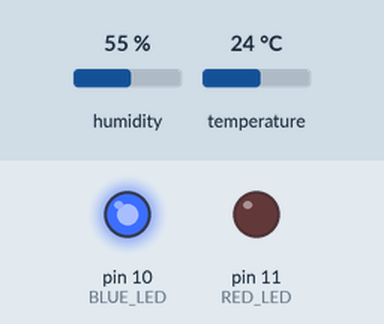
This sketch was run on a simulated Arduino Uno, built with avr-gcc and run on an emulated ATmega328P. On the bench: output pins drawn as LEDs (lit = HIGH). The test bench sets the inputs (shaded band); at power-on: humidity 55 %, temperature 24 °C. What the sketch prints to the serial monitor is not drawn.

Above: at 0.1 s.
Timing chart, 0 to 1.6 s (numbered marks = the images above):
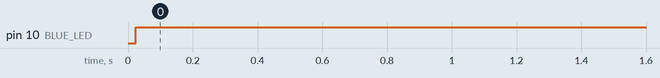

Measured:
- by itself, pin 10 (BLUE_LED): LOW → HIGH at 0.02 s

The sketch:

sketch_jul19a.ino
```cpp
#include <DHT.h>
#include <Wire.h>

// Définir les broches
#define DHTPIN 8
#define DHTTYPE DHT11  // ou DHT22
#define BLUE_LED 10
#define RED_LED 11
#define BUZZER_PIN 9

DHT dht(DHTPIN, DHTTYPE);

void setup() {
  Serial.begin(9600);
  dht.begin();
  pinMode(BLUE_LED, OUTPUT);
  pinMode(RED_LED, OUTPUT);
  pinMode(BUZZER_PIN, OUTPUT);
}

void loop() {
  // Lire les valeurs du capteur DHT
  float humidity = dht.readHumidity();
  float temperature = dht.readTemperature();

  // Vérifier si les lectures sont valides
  if (isnan(humidity) || isnan(temperature)) {
    Serial.println("Erreur de lecture du capteur DHT");
    digitalWrite(RED_LED, HIGH);
    digitalWrite(BLUE_LED, LOW);
    tone(BUZZER_PIN, 1000); // Allumer le buzzer
  } else {
    Serial.print("Humidité: ");
    Serial.print(humidity);
    Serial.print("%  Température: ");
    Serial.print(temperature);
    Serial.println("°C");

    digitalWrite(RED_LED, LOW);
    digitalWrite(BLUE_LED, HIGH);
    noTone(BUZZER_PIN); // Éteindre le buzzer

    // Envoyer les données au port série pour le traitement Python
    Serial.print(humidity);
    Serial.print(",");
    Serial.print(temperature);
    Serial.print(",");
    Serial.println(millis()); // Temps actuel en millisecondes depuis le démarrage de l'Arduino
  }
  delay(2000); // Attendre 2 secondes entre chaque lecture
}
```
